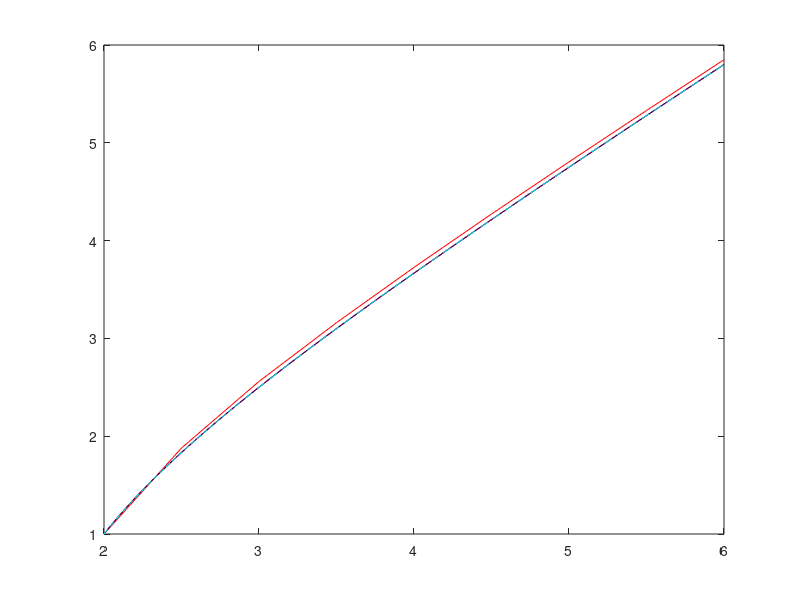

Recreate this plot in MATLAB.
% Adams 2nd order Predictor-Corrector Method
% using the explicit 2-step Adams-Bashforth method as the predictor
% and the implicit 2-step Adams-Moulton method as the corrector,
% currently used on the ODE y' = 1 + (t-y)^2, y(2) = 1.

clear
clc

f = @(t,y) 1 + (t-y)^2;

h1 = 0.5;
N1 = 8;

t1 = zeros(1, N1);
y_ab_1 = zeros(1,N1);
y_trap_1 = zeros(1,N1);

y_ab_1(1) = 1;
y_trap_1(1) = 1;
t1(1) = 2;

y_ab_1(2) = 1 + h1*f(2+0.5*h1, 1 + h1);
t1(2) = 2 + h1;

for n = 2:N1
    y_ab_1(n+1) = y_ab_1(n) + h1*(1.5*f(t1(n), y_ab_1(n)) - 0.5*f(t1(n-1), y_ab_1(n-1)));
    t1(n+1) = t1(n) + h1;
end

for n = 1:N1
    y_trap_1(n+1) = y_trap_1(n) + 0.5*h1*(f(t1(n), y_trap_1(n)) + f(t1(n+1), y_ab_1(n+1)));
end

h2 = 0.05;
N2 = 80;

t2 = zeros(1, N2);
y_ab_2 = zeros(1,N2);
y_trap_2 = zeros(1,N2);

y_ab_2(1) = 1;
y_trap_2(1) = 1;
t2(1) = 2;

y_ab_2(2) = 1 + h2*f(2+0.5*h2, 1 + h2);
t2(2) = 2 + h2;

for n = 2:N2
    y_ab_2(n+1) = y_ab_2(n) + h2*(1.5*f(t2(n), y_ab_2(n)) - 0.5*f(t2(n-1), y_ab_2(n-1)));
    t2(n+1) = t2(n) + h2;
end

for n = 1:N2
    y_trap_2(n+1) = y_trap_2(n) + 0.5*h2*(f(t2(n), y_trap_2(n)) + f(t2(n+1), y_ab_2(n+1)));
end

h3 = 0.005;
N3 = 800;

t3 = zeros(1, N3);
y_ab_3 = zeros(1,N3);
y_trap_3 = zeros(1,N3);

y_ab_3(1) = 1;
y_trap_3(1) = 1;
t3(1) = 2;

y_ab_3(2) = 1 + h3*f(2+0.5*h3, 1 + h3);
t3(2) = 2 + h3;

for n = 2:N3
    y_ab_3(n+1) = y_ab_3(n) + h3*(1.5*f(t3(n), y_ab_3(n)) - 0.5*f(t3(n-1), y_ab_3(n-1)));
    t3(n+1) = t3(n) + h3;
end
for n = 1:N3
    y_trap_3(n+1) = y_trap_3(n) + 0.5*h3*(f(t3(n), y_trap_3(n)) + f(t3(n+1), y_ab_3(n+1)));
end

g = @(t) t + 1/(1-t);
gvals = zeros(1, N3);
for n = 1:N3+1
    gvals(n) = g(t3(n));
end

figure(1)
plot(t1, y_trap_1,'r', t2, y_trap_2, 'm', t3, y_trap_3, 'k', t3, gvals, 'c--')